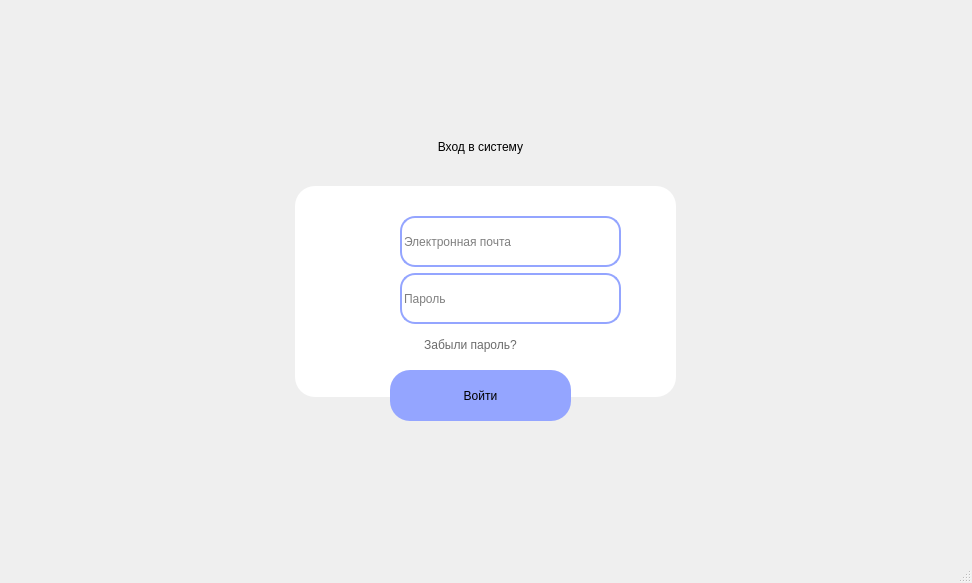
<?xml version="1.0" encoding="UTF-8"?>
<ui version="4.0">
 <class>MainWindow</class>
 <widget class="QMainWindow" name="MainWindow">
  <property name="geometry">
   <rect>
    <x>0</x>
    <y>0</y>
    <width>972</width>
    <height>583</height>
   </rect>
  </property>
  <property name="windowTitle">
   <string>Вход</string>
  </property>
  <property name="windowIcon">
   <iconset>
    <normaloff>../../../../.designer/backup/nglogo.png</normaloff>../../../../.designer/backup/nglogo.png</iconset>
  </property>
  <property name="autoFillBackground">
   <bool>false</bool>
  </property>
  <property name="styleSheet">
   <string notr="true">background: url(:/reso/res/gradient.png);</string>
  </property>
  <widget class="QWidget" name="centralwidget">
   <widget class="QLabel" name="label">
    <property name="geometry">
     <rect>
      <x>10</x>
      <y>20</y>
      <width>261</width>
      <height>81</height>
     </rect>
    </property>
    <property name="styleSheet">
     <string notr="true"/>
    </property>
    <property name="text">
     <string/>
    </property>
    <property name="pixmap">
     <pixmap resource="ress.qrc">:/reso/res/ngname.png</pixmap>
    </property>
   </widget>
   <widget class="QLabel" name="label_3">
    <property name="geometry">
     <rect>
      <x>360</x>
      <y>140</y>
      <width>241</width>
      <height>41</height>
     </rect>
    </property>
    <property name="minimumSize">
     <size>
      <width>241</width>
      <height>41</height>
     </size>
    </property>
    <property name="maximumSize">
     <size>
      <width>241</width>
      <height>41</height>
     </size>
    </property>
    <property name="autoFillBackground">
     <bool>false</bool>
    </property>
    <property name="styleSheet">
     <string notr="true">font: 700 18pt &quot;Segoe UI&quot;;
    background: transparent !important;

</string>
    </property>
    <property name="text">
     <string>&lt;html&gt;&lt;head/&gt;&lt;body&gt;&lt;p align=&quot;center&quot;&gt;Вход в систему&lt;/p&gt;&lt;p align=&quot;center&quot;&gt;&lt;br/&gt;&lt;/p&gt;&lt;/body&gt;&lt;/html&gt;</string>
    </property>
   </widget>
   <widget class="QPushButton" name="pushButton_3">
    <property name="geometry">
     <rect>
      <x>390</x>
      <y>370</y>
      <width>181</width>
      <height>51</height>
     </rect>
    </property>
    <property name="minimumSize">
     <size>
      <width>181</width>
      <height>51</height>
     </size>
    </property>
    <property name="maximumSize">
     <size>
      <width>181</width>
      <height>51</height>
     </size>
    </property>
    <property name="styleSheet">
     <string notr="true">QPushButton{
font: 625 14pt &quot;Segoe UI&quot;;
background: #94a5ff;
border-radius: 20px;   
                  /* &lt;----  20px  */ 
}

QPushButton:hover {
	background:#E1E5FF;
}

QPushButton:pressed {
	background: #717ec3;
}</string>
    </property>
    <property name="text">
     <string>Войти</string>
    </property>
   </widget>
   <widget class="QWidget" name="widget" native="true">
    <property name="geometry">
     <rect>
      <x>295</x>
      <y>186</y>
      <width>381</width>
      <height>211</height>
     </rect>
    </property>
    <property name="minimumSize">
     <size>
      <width>381</width>
      <height>211</height>
     </size>
    </property>
    <property name="maximumSize">
     <size>
      <width>381</width>
      <height>211</height>
     </size>
    </property>
    <property name="layoutDirection">
     <enum>Qt::LeftToRight</enum>
    </property>
    <property name="autoFillBackground">
     <bool>false</bool>
    </property>
    <property name="styleSheet">
     <string notr="true">
background: rgb(255, 255, 255);

border-radius: 20px;                     /* &lt;----  20px  */ </string>
    </property>
    <widget class="QWidget" name="layoutWidget">
     <property name="geometry">
      <rect>
       <x>60</x>
       <y>30</y>
       <width>271</width>
       <height>143</height>
      </rect>
     </property>
     <layout class="QVBoxLayout" name="verticalLayout">
      <item>
       <layout class="QHBoxLayout" name="horizontalLayout_2">
        <item>
         <widget class="QLabel" name="ngname_2">
          <property name="minimumSize">
           <size>
            <width>31</width>
            <height>31</height>
           </size>
          </property>
          <property name="maximumSize">
           <size>
            <width>31</width>
            <height>31</height>
           </size>
          </property>
          <property name="styleSheet">
           <string notr="true">background-color: rgb(255, 255, 255);</string>
          </property>
          <property name="text">
           <string/>
          </property>
          <property name="pixmap">
           <pixmap resource="ress.qrc">:/reso/res/human.png</pixmap>
          </property>
          <property name="scaledContents">
           <bool>true</bool>
          </property>
         </widget>
        </item>
        <item>
         <widget class="QLineEdit" name="lineEdit">
          <property name="minimumSize">
           <size>
            <width>221</width>
            <height>51</height>
           </size>
          </property>
          <property name="maximumSize">
           <size>
            <width>221</width>
            <height>51</height>
           </size>
          </property>
          <property name="toolTip">
           <string>&lt;html&gt;&lt;head/&gt;&lt;body&gt;&lt;p align=&quot;center&quot;&gt;&lt;br/&gt;&lt;/p&gt;&lt;/body&gt;&lt;/html&gt;</string>
          </property>
          <property name="styleSheet">
           <string notr="true">font: 12pt &quot;Nirmala UI&quot;;
border-radius: 15px;                     /* &lt;----  20px  */ 
border: 2px solid #94a5ff;
    background: transparent !important;
</string>
          </property>
          <property name="placeholderText">
           <string>Электронная почта</string>
          </property>
         </widget>
        </item>
       </layout>
      </item>
      <item>
       <layout class="QHBoxLayout" name="horizontalLayout_3">
        <item>
         <widget class="QLabel" name="ngname_3">
          <property name="minimumSize">
           <size>
            <width>31</width>
            <height>31</height>
           </size>
          </property>
          <property name="maximumSize">
           <size>
            <width>31</width>
            <height>31</height>
           </size>
          </property>
          <property name="styleSheet">
           <string notr="true">background-color: rgb(255, 255, 255);</string>
          </property>
          <property name="text">
           <string/>
          </property>
          <property name="pixmap">
           <pixmap resource="ress.qrc">:/reso/res/lock.png</pixmap>
          </property>
          <property name="scaledContents">
           <bool>true</bool>
          </property>
         </widget>
        </item>
        <item>
         <widget class="QLineEdit" name="lineEdit_2">
          <property name="minimumSize">
           <size>
            <width>221</width>
            <height>51</height>
           </size>
          </property>
          <property name="maximumSize">
           <size>
            <width>221</width>
            <height>51</height>
           </size>
          </property>
          <property name="styleSheet">
           <string notr="true">font: 12pt &quot;Nirmala UI&quot;;
border-radius: 15px;                     /* &lt;----  20px  */ 
border: 2px solid #94a5ff;
    background: transparent !important;</string>
          </property>
          <property name="echoMode">
           <enum>QLineEdit::Password</enum>
          </property>
          <property name="placeholderText">
           <string>Пароль</string>
          </property>
         </widget>
        </item>
       </layout>
      </item>
      <item>
       <layout class="QHBoxLayout" name="horizontalLayout_4">
        <item>
         <widget class="QPushButton" name="pushButton_2">
          <property name="minimumSize">
           <size>
            <width>121</width>
            <height>21</height>
           </size>
          </property>
          <property name="maximumSize">
           <size>
            <width>121</width>
            <height>21</height>
           </size>
          </property>
          <property name="styleSheet">
           <string notr="true">
QPushButton{
font: 10pt &quot;Segoe UI&quot;;
background: transparent !important;
border: 2px solid rgb(255, 255, 255);
color:rgb(107, 107, 107)
}

QPushButton:hover {
	color:rgb(84, 84, 84);
}

QPushButton:pressed {
	color: rgb(0, 0, 0);

}</string>
          </property>
          <property name="text">
           <string>Забыли пароль?</string>
          </property>
         </widget>
        </item>
        <item>
         <spacer name="horizontalSpacer_3">
          <property name="orientation">
           <enum>Qt::Vertical</enum>
          </property>
          <property name="sizeHint" stdset="0">
           <size>
            <width>40</width>
            <height>20</height>
           </size>
          </property>
         </spacer>
        </item>
       </layout>
      </item>
     </layout>
    </widget>
   </widget>
   <zorder>label</zorder>
   <zorder>label_3</zorder>
   <zorder>widget</zorder>
   <zorder>pushButton_3</zorder>
  </widget>
  <widget class="QStatusBar" name="statusbar"/>
 </widget>
 <resources>
  <include location="ress.qrc"/>
 </resources>
 <connections/>
</ui>
